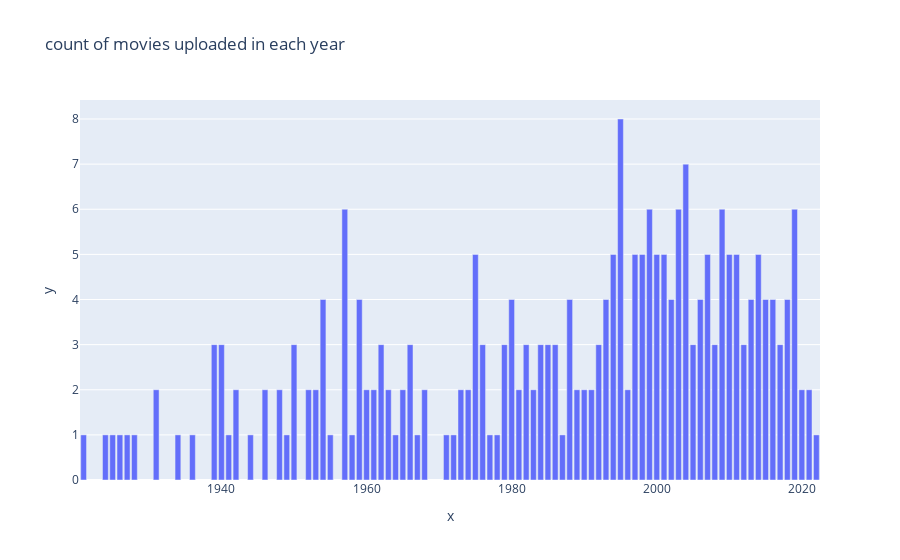

Notebook code for this chart:
### Code cell
fig=px.bar(df,x=yr.index,y=yr.values,title='count of movies uploaded in each year')
fig.show()

### Figure 1 — Plotly figure (JSON) as saved in the notebook; plotly's stock layout.template omitted (floating-point values rounded to 4 significant figures)
{"data": [{"alignmentgroup": "True", "hovertemplate": "x=%{x}<br>y=%{y}<extra></extra>", "legendgroup": "", "marker": {"color": "#636efa", "pattern": {"shape": ""}}, "name": "", "offsetgroup": "", "orientation": "v", "showlegend": false, "textposition": "auto", "type": "bar", "x": [1995, 2004, 2009, 1957, 1999, 2019, 2003, 2000, 1998, 1997, 1994, 1975, 2007, 2010, 2011, 2001, 2014, 2013, 2018, 2016, 1993, 1988, 2015, 2002, 2006, 1980, 1954, 1959, 1950, 2017, 1992, 2012, 1939, 1986, 1985, 1984, 1940, 1979, 2005, 1982, 1976, 1962, 2008, 1966, 1991, 2021, 2020, 1952, 1931, 1996, 1953, 1963, 1965, 1989, 1990, 1948, 1946, 1968, 1942, 1983, 1961, 1981, 1973, 1974, 1960, 1921, 1987, 1924, 1925, 1926, 1927, 1928, 1934, 1936, 1941, 1944, 1949, 1955, 1958, 1964, 1967, 1971, 1972, 1977, 1978, 2022], "xaxis": "x", "y": [8, 7, 6, 6, 6, 6, 6, 5, 5, 5, 5, 5, 5, 5, 5, 5, 5, 4, 4, 4, 4, 4, 4, 4, 4, 4, 4, 4, 3, 3, 3, 3, 3, 3, 3, 3, 3, 3, 3, 3, 3, 3, 3, 3, 2, 2, 2, 2, 2, 2, 2, 2, 2, 2, 2, 2, 2, 2, 2, 2, 2, 2, 2, 2, 2, 1, 1, 1, 1, 1, 1, 1, 1, 1, 1, 1, 1, 1, 1, 1, 1, 1, 1, 1, 1, 1], "yaxis": "y"}], "layout": {"barmode": "relative", "legend": {"tracegroupgap": 0}, "title": {"text": "count of movies uploaded in each year"}, "xaxis": {"anchor": "y", "domain": [0, 1], "title": {"text": "x"}}, "yaxis": {"anchor": "x", "domain": [0, 1], "title": {"text": "y"}}}}
